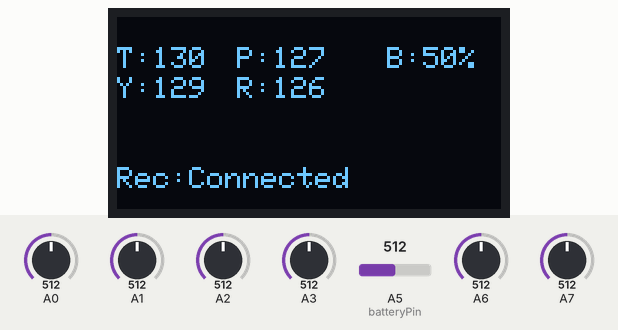
Simulated run of this sketch. Board: Arduino Nano, built with avr-gcc and run on an emulated ATmega328P. On the bench: 128×64 one-colour display. Inputs (shaded band) come from the test bench; at power-on: A0 = 512, A1 = 512, A2 = 512, A3 = 512, A5 (batteryPin) = 512, A6 = 512, A7 = 512. No radio packets arrive unless stated.

Above: at 1.2 s.
1.3 s: A0 set to 716
At 2.1 s:
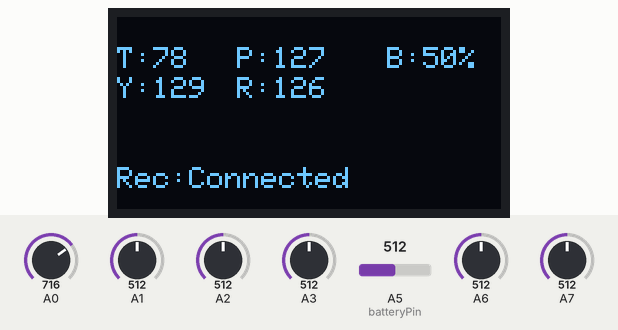
2.9 s: A1 set to 716
At 3.4 s:
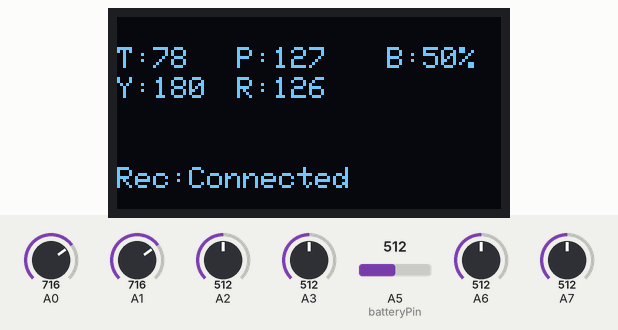
4.5 s: A2 set to 716
At 5.8 s:
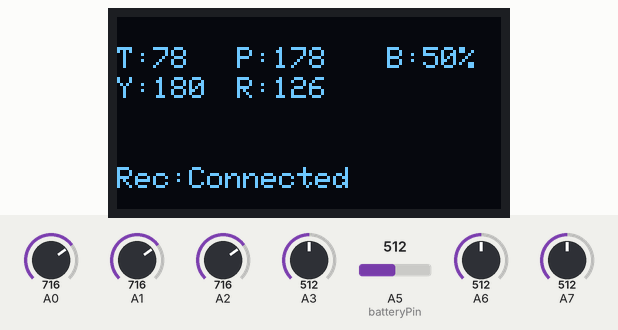
6.1 s: A3 set to 716
At 7.3 s:
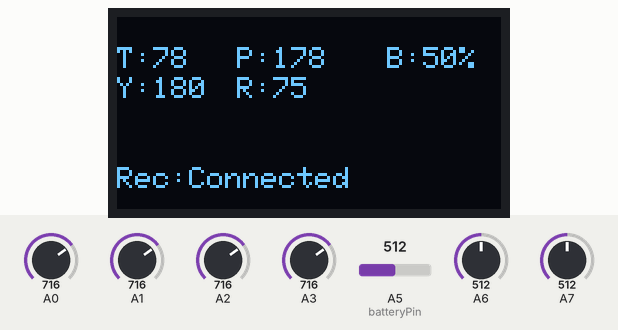
7.7 s: A5 (batteryPin) set to 716
At 8.6 s:
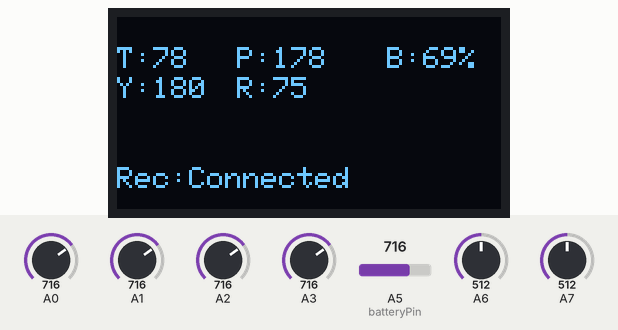
9.3 s: A0 set to 992
At 9.9 s:
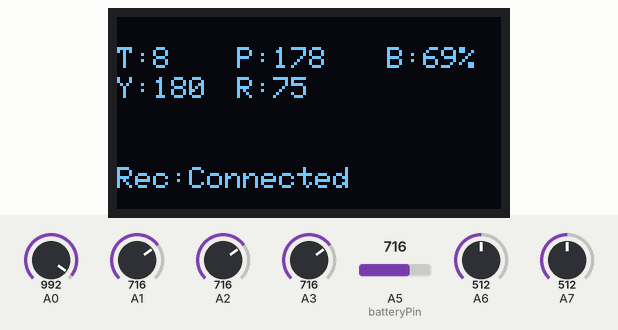
Timing chart, 0 to 11.9 s (numbered marks = the images above; inputs shaded):
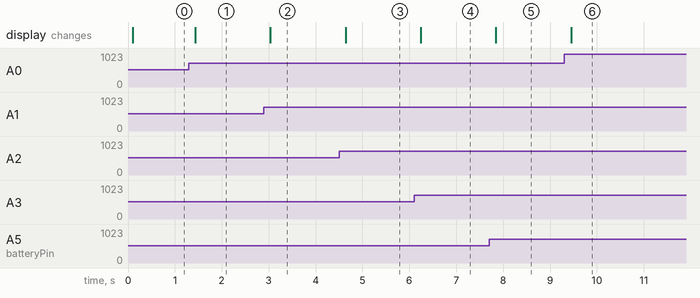

Measured:
- after the input at 1.3 s, the display: changes after 0.13 s (image 1)
- after the input at 2.9 s, the display: changes after 0.14 s (image 2)
- after the input at 4.5 s, the display: changes after 0.14 s (image 3)
- after the input at 6.1 s, the display: changes after 0.15 s (image 4)
- after the input at 7.7 s, the display: changes after 0.15 s (image 5)
- after the input at 9.3 s, the display: changes after 0.15 s (image 6)

The sketch:

rcpano_6channel_transmeter_0.6.ino
```cpp
//6 channel tansmetter0.6
#include <SPI.h>
#include <nRF24L01.h>
#include <RF24.h>
#include <Wire.h>
#include <Adafruit_GFX.h>
#include <Adafruit_SH110X.h>  // OLED display library

// OLED Definitions
#define OLED_I2C_ADDRESS 0x3C
#define SCREEN_WIDTH 128
#define SCREEN_HEIGHT 64
#define OLED_RESET -1

// NRF24 Address
const uint64_t pipeOut = 0xE9E8F0F0E1LL;  // IMPORTANT: Must match the receiver
RF24 radio(9, 10); // CE, CSN pins

// Data Structure
struct Signal {
  byte throttle;
  byte pitch;
  byte roll;
  byte yaw;
  byte aux1;
  byte aux2;
};
Signal data;
bool connectionStatus = false; // Track connection status

// OLED Initialization
Adafruit_SH1106G display(SCREEN_WIDTH, SCREEN_HEIGHT, &Wire, OLED_RESET);

// Reset Data for Signal Loss
void ResetData() {
  data.throttle = 12;  // Motor stop
  data.pitch = 127;    // Center
  data.roll = 127;
  data.yaw = 127;
  data.aux1 = 127;
  data.aux2 = 127;
}

void setup() {
//  Serial.begin(9600);  // Serial Monitor for debugging

  // OLED Initialization
  if (!display.begin(OLED_I2C_ADDRESS, OLED_RESET)) {
    Serial.println("OLED initialization failed!");
    while (1);
  }
  display.clearDisplay();
  display.setTextSize(1);
  display.setTextColor(SH110X_WHITE);
  display.setCursor(0, 0);
  display.println(F("TransmReady"));
  display.display();

  // NRF24 Setup
  radio.begin();
  radio.openWritingPipe(pipeOut);
  radio.setAutoAck(true);        // Enable acknowledgment
  radio.setDataRate(RF24_250KBPS);
  radio.setPALevel(RF24_PA_HIGH);
  radio.stopListening();         // Transmitter mode

  ResetData();
}

int mapJoystickValues(int val, int lower, int middle, int upper, bool reverse) {
  val = constrain(val, lower, upper);
  if (val < middle)
    val = map(val, lower, middle, 0, 128);
  else
    val = map(val, middle, upper, 128, 255);
  return reverse ? 255 - val : val;
}
int batteryPin = A5;  // Define the analog pin where you measure the battery voltage
int batteryLevel = 0;
int batteryPercentage = 0;
void loop() {
  // Read Joystick Inputs
  data.throttle = mapJoystickValues(analogRead(A0), 12, 524, 1020, true);
  data.roll = mapJoystickValues(analogRead(A3), 12, 505, 1020, true);
  data.pitch = mapJoystickValues(analogRead(A2), 12, 515, 1020, false);
  data.yaw = mapJoystickValues(analogRead(A1), 12, 505, 1020, false);
  data.aux1 = mapJoystickValues(analogRead(A6), 12, 524, 1020, true);
  data.aux2 = mapJoystickValues(analogRead(A7), 12, 524, 1020, true);

  // Send Data and check acknowledgment
  connectionStatus = radio.write(&data, sizeof(Signal));
// Read the battery voltage
  batteryLevel = analogRead(batteryPin);
  batteryPercentage = map(batteryLevel, 0, 1023, 0, 100);  // Map the analog value to percentage

  // Debugging Serial Output
  //Serial.print("Throttle: ");
  //Serial.print(data.throttle);
  //Serial.print("\tPitch: ");
  //Serial.print(data.pitch);
  //Serial.print("\tRoll: ");
  //Serial.print(data.roll);
  //Serial.print("\tYaw: ");
  //Serial.print(data.yaw);
  //Serial.print("\tAux1: ");
  //Serial.print(data.aux1);
  //Serial.print("\tAux2: ");
  //Serial.println(data.aux2);

  // OLED Display Update
  display.clearDisplay();
  display.setCursor(0, 10);
  display.print("T:"); display.println(data.throttle);
  display.setCursor(40, 10);
  display.print("P:"); display.println(data.pitch);
  display.setCursor(40, 20);
  display.print("R:"); display.println(data.roll);
  display.setCursor(0, 20);
  display.print("Y:"); display.println(data.yaw);

   // Display Battery Percentage
    display.setCursor(90, 10);  // Position for Battery
    display.print("B:");
    display.print(batteryPercentage);
    display.print("%");

  // Connection Status
  display.setCursor(0, 50);
  display.println(connectionStatus ? "Rec:Connected" : "Rec:Disconnected");

  display.display();  // Show updated data
  delay(100);        // Reduce update rate
}
```
